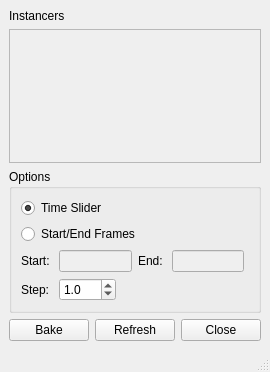
<?xml version="1.0" encoding="UTF-8"?>
<ui version="4.0">
 <class>MainWindow</class>
 <widget class="QMainWindow" name="MainWindow">
  <property name="geometry">
   <rect>
    <x>0</x>
    <y>0</y>
    <width>263</width>
    <height>372</height>
   </rect>
  </property>
  <property name="windowTitle">
   <string>MainWindow</string>
  </property>
  <widget class="QWidget" name="centralwidget">
   <layout class="QVBoxLayout" name="verticalLayout_4">
    <item>
     <widget class="QLabel" name="label_4">
      <property name="text">
       <string>Instancers</string>
      </property>
     </widget>
    </item>
    <item>
     <widget class="QScrollArea" name="scrollArea">
      <property name="sizePolicy">
       <sizepolicy hsizetype="Expanding" vsizetype="Expanding">
        <horstretch>0</horstretch>
        <verstretch>0</verstretch>
       </sizepolicy>
      </property>
      <property name="widgetResizable">
       <bool>true</bool>
      </property>
      <widget class="QWidget" name="scrollAreaWidgetContents">
       <property name="geometry">
        <rect>
         <x>0</x>
         <y>0</y>
         <width>243</width>
         <height>126</height>
        </rect>
       </property>
       <layout class="QVBoxLayout" name="verticalLayout_3">
        <item>
         <layout class="QVBoxLayout" name="instancesLayout"/>
        </item>
        <item>
         <layout class="QVBoxLayout" name="verticalLayout">
          <item>
           <spacer name="verticalSpacer">
            <property name="orientation">
             <enum>Qt::Vertical</enum>
            </property>
            <property name="sizeHint" stdset="0">
             <size>
              <width>20</width>
              <height>40</height>
             </size>
            </property>
           </spacer>
          </item>
         </layout>
        </item>
       </layout>
      </widget>
     </widget>
    </item>
    <item>
     <widget class="QGroupBox" name="groupBox">
      <property name="sizePolicy">
       <sizepolicy hsizetype="Preferred" vsizetype="Preferred">
        <horstretch>0</horstretch>
        <verstretch>0</verstretch>
       </sizepolicy>
      </property>
      <property name="maximumSize">
       <size>
        <width>16777215</width>
        <height>16777215</height>
       </size>
      </property>
      <property name="title">
       <string>Options</string>
      </property>
      <layout class="QVBoxLayout" name="verticalLayout_2">
       <item>
        <widget class="QRadioButton" name="radioButton">
         <property name="text">
          <string>Time Slider</string>
         </property>
         <property name="checked">
          <bool>true</bool>
         </property>
        </widget>
       </item>
       <item>
        <widget class="QRadioButton" name="radioButton_2">
         <property name="text">
          <string>Start/End Frames</string>
         </property>
        </widget>
       </item>
       <item>
        <layout class="QHBoxLayout" name="horizontalLayout">
         <item>
          <widget class="QLabel" name="label_2">
           <property name="text">
            <string>Start: </string>
           </property>
          </widget>
         </item>
         <item>
          <widget class="QLineEdit" name="lineEdit">
           <property name="enabled">
            <bool>false</bool>
           </property>
           <property name="sizePolicy">
            <sizepolicy hsizetype="Preferred" vsizetype="Fixed">
             <horstretch>0</horstretch>
             <verstretch>0</verstretch>
            </sizepolicy>
           </property>
          </widget>
         </item>
         <item>
          <widget class="QLabel" name="label">
           <property name="text">
            <string>End: </string>
           </property>
          </widget>
         </item>
         <item>
          <widget class="QLineEdit" name="lineEdit_2">
           <property name="enabled">
            <bool>false</bool>
           </property>
           <property name="sizePolicy">
            <sizepolicy hsizetype="Preferred" vsizetype="Fixed">
             <horstretch>0</horstretch>
             <verstretch>0</verstretch>
            </sizepolicy>
           </property>
          </widget>
         </item>
         <item>
          <spacer name="horizontalSpacer_3">
           <property name="orientation">
            <enum>Qt::Horizontal</enum>
           </property>
           <property name="sizeHint" stdset="0">
            <size>
             <width>40</width>
             <height>20</height>
            </size>
           </property>
          </spacer>
         </item>
        </layout>
       </item>
       <item>
        <layout class="QHBoxLayout" name="horizontalLayout_2">
         <item>
          <widget class="QLabel" name="label_3">
           <property name="text">
            <string>Step: </string>
           </property>
          </widget>
         </item>
         <item>
          <widget class="QDoubleSpinBox" name="doubleSpinBox">
           <property name="decimals">
            <number>1</number>
           </property>
           <property name="singleStep">
            <double>0.500000000000000</double>
           </property>
           <property name="value">
            <double>1.000000000000000</double>
           </property>
          </widget>
         </item>
         <item>
          <spacer name="horizontalSpacer">
           <property name="orientation">
            <enum>Qt::Horizontal</enum>
           </property>
           <property name="sizeHint" stdset="0">
            <size>
             <width>40</width>
             <height>20</height>
            </size>
           </property>
          </spacer>
         </item>
        </layout>
       </item>
      </layout>
     </widget>
    </item>
    <item>
     <layout class="QHBoxLayout" name="horizontalLayout_3">
      <item>
       <spacer name="horizontalSpacer_2">
        <property name="orientation">
         <enum>Qt::Horizontal</enum>
        </property>
        <property name="sizeType">
         <enum>QSizePolicy::Expanding</enum>
        </property>
        <property name="sizeHint" stdset="0">
         <size>
          <width>40</width>
          <height>20</height>
         </size>
        </property>
       </spacer>
      </item>
      <item>
       <widget class="QPushButton" name="pushButton_2">
        <property name="text">
         <string>Bake</string>
        </property>
       </widget>
      </item>
      <item>
       <widget class="QPushButton" name="pushButton_3">
        <property name="text">
         <string>Refresh</string>
        </property>
       </widget>
      </item>
      <item>
       <widget class="QPushButton" name="pushButton">
        <property name="text">
         <string>Close</string>
        </property>
       </widget>
      </item>
     </layout>
    </item>
   </layout>
  </widget>
  <widget class="QMenuBar" name="menubar">
   <property name="geometry">
    <rect>
     <x>0</x>
     <y>0</y>
     <width>263</width>
     <height>21</height>
    </rect>
   </property>
  </widget>
  <widget class="QStatusBar" name="statusbar"/>
 </widget>
 <resources/>
 <connections>
  <connection>
   <sender>radioButton_2</sender>
   <signal>toggled(bool)</signal>
   <receiver>lineEdit</receiver>
   <slot>setEnabled(bool)</slot>
   <hints>
    <hint type="sourcelabel">
     <x>44</x>
     <y>267</y>
    </hint>
    <hint type="destinationlabel">
     <x>88</x>
     <y>303</y>
    </hint>
   </hints>
  </connection>
  <connection>
   <sender>radioButton_2</sender>
   <signal>toggled(bool)</signal>
   <receiver>lineEdit_2</receiver>
   <slot>setEnabled(bool)</slot>
   <hints>
    <hint type="sourcelabel">
     <x>95</x>
     <y>270</y>
    </hint>
    <hint type="destinationlabel">
     <x>231</x>
     <y>304</y>
    </hint>
   </hints>
  </connection>
  <connection>
   <sender>pushButton</sender>
   <signal>clicked()</signal>
   <receiver>MainWindow</receiver>
   <slot>close()</slot>
   <hints>
    <hint type="sourcelabel">
     <x>292</x>
     <y>364</y>
    </hint>
    <hint type="destinationlabel">
     <x>17</x>
     <y>365</y>
    </hint>
   </hints>
  </connection>
 </connections>
</ui>
